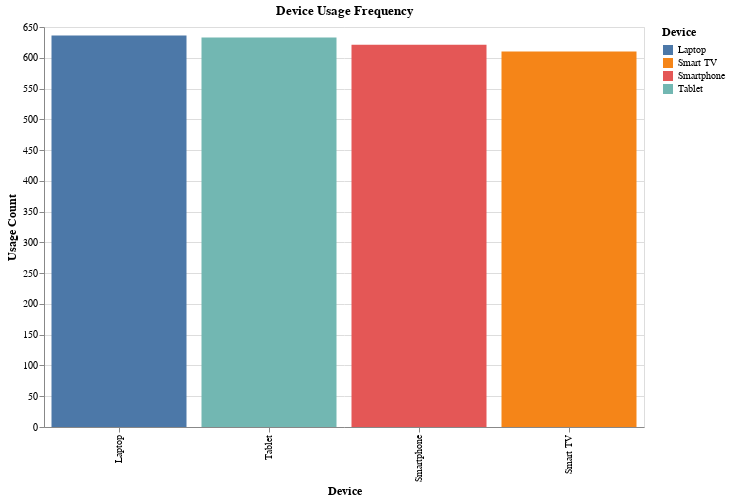

Notebook code for this chart:
### Code cell
# Count the occurrences of each device type
device_usage_counts = netflix_userbase_df['Device'].value_counts().reset_index()
device_usage_counts.columns = ['Device', 'Count']

# Create a bar chart
device_usage_chart = alt.Chart(device_usage_counts).mark_bar().encode(
    x=alt.X('Device:N', sort='-y', title='Device'),
    y=alt.Y('Count:Q', title='Usage Count'),
    color=alt.Color('Device:N', legend=alt.Legend(title='Device')),
    tooltip=['Device', 'Count']
).properties(
    title='Device Usage Frequency',
    width=600,
    height=400
).configure_axis(
    titleFontSize=12,
    labelFontSize=10
).configure_legend(
    titleFontSize=12,
    labelFontSize=10
)

device_usage_chart

### Figure 1 — Vega-Lite specification as saved in the notebook (floating-point values rounded to 4 significant figures)
{"config": {"view": {"continuousWidth": 300, "continuousHeight": 300}, "axis": {"labelFontSize": 10, "titleFontSize": 12}, "legend": {"labelFontSize": 10, "titleFontSize": 12}}, "data": {"name": "data-579c484e43e919c62996fd1ad4d15ece"}, "mark": {"type": "bar"}, "encoding": {"color": {"field": "Device", "legend": {"title": "Device"}, "type": "nominal"}, "tooltip": [{"field": "Device", "type": "nominal"}, {"field": "Count", "type": "quantitative"}], "x": {"field": "Device", "sort": "-y", "title": "Device", "type": "nominal"}, "y": {"field": "Count", "title": "Usage Count", "type": "quantitative"}}, "height": 400, "title": "Device Usage Frequency", "width": 600, "$schema": "https://vega.github.io/schema/vega-lite/v5.8.0.json", "datasets": {"data-579c484e43e919c62996fd1ad4d15ece": [{"Device": "Laptop", "Count": 636}, {"Device": "Tablet", "Count": 633}, {"Device": "Smartphone", "Count": 621}, {"Device": "Smart TV", "Count": 610}]}}
